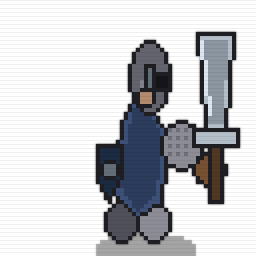
#> input picture godot-project/assets/sprites/new_player/upscaled_crt/E_4x.png, 256 x 256 px, given in place of dir_north.png, which was not available; the run also reads 3 pictures not shown here
$ python upscale_directions.py
#> lines starting #> are read from the running program, lines starting #| are printed output that depends on the picture; pictures that were not available may be replaced by others from this repository, and a replacement may not be noted
#!/usr/bin/env python3
"""
Upscale pixel art sprites using multiple methods.

Methods:
1. Nearest Neighbor (4x) - Pure pixel art, no smoothing
2. HQ4x-style (smart edge detection) - Smoother but keeps pixel feel
3. AI-based (if available) - Best quality but requires external tools
"""

from PIL import Image, ImageFilter, ImageDraw
import os
import subprocess
import sys

def upscale_nearest(image_path, scale=4):
    """Simple nearest neighbor upscale - preserves pixel edges."""
    img = Image.open(image_path)
    new_size = (img.size[0] * scale, img.size[1] * scale)
    upscaled = img.resize(new_size, Image.NEAREST)
    return upscaled

def upscale_hqx(image_path, scale=4):
    """
    HQX-style upscale with smart edge preservation.
    Uses PIL's simple smoothing then sharpens.
    """
    img = Image.open(image_path)
    new_size = (img.size[0] * scale, img.size[1] * scale)

    # Start with nearest neighbor
    upscaled = img.resize(new_size, Image.NEAREST)

    # Slight box blur to reduce pixel grid visibility
    smoothed = upscaled.filter(ImageFilter.SMOOTH_MORE)

    # Sharpen to bring back edges
    sharpened = smoothed.filter(ImageFilter.SHARPEN)

    # Blend 70% sharpened with 30% original nearest to keep pixel feel
    result = Image.blend(upscaled, sharpened, 0.3)

    return result

def upscale_crt_style(image_path, scale=4):
    """
    CRT-style upscale with scanlines and glow.
    Good for retro aesthetic games.
    """
    img = Image.open(image_path)
    new_size = (img.size[0] * scale, img.size[1] * scale)

    # Nearest neighbor base
    base = img.resize(new_size, Image.NEAREST)

    # Add slight glow/blur
    glow = base.filter(ImageFilter.GaussianBlur(radius=1))

    # Composite: base over glow
    result = Image.alpha_composite(glow, base)

    # Add scanlines (optional, subtle)
    overlay = Image.new('RGBA', new_size, (0, 0, 0, 0))
    draw = ImageDraw.Draw(overlay)

    for y in range(0, new_size[1], 4):
        draw.line([(0, y), (new_size[0], y)], fill=(0, 0, 0, 15))

    result = Image.alpha_composite(result, overlay)

    return result

def upscale_with_realesrgan(image_path, output_path):
    """
    Use Real-ESRGAN if available.
    This gives the best quality but requires the tool to be installed.
    """
    try:
        # Check if realesrgan is available
        result = subprocess.run(['realesrgan-ncnn-vulkan', '-h'],
                              capture_output=True, text=True, timeout=5)
        if result.returncode != 0:
            return None
    except (FileNotFoundError, subprocess.TimeoutExpired):
        return None

    # Run Real-ESRGAN with anime model (works well for pixel art)
    cmd = [
        'realesrgan-ncnn-vulkan',
        '-i', image_path,
        '-o', output_path,
        '-n', 'realesr-animevideov3',  # Good for stylized art
        '-s', '4'
    ]

    try:
        subprocess.run(cmd, check=True, capture_output=True, timeout=30)
        return Image.open(output_path)
    except (subprocess.CalledProcessError, subprocess.TimeoutExpired, FileNotFoundError):
        return None

def create_comparison_sheet(directions, method_name, method_func):
    """Create a comparison sheet showing all directions upscaled."""
#> called with method_name = 'Nearest'

    scale = 4
    base_size = 64
    margin = 20
    label_h = 25

    upscaled_size = base_size * scale
    cols = 4
    rows = 2

    sheet_w = (upscaled_size + margin) * cols + margin
    sheet_h = (upscaled_size + label_h + margin) * rows + margin

    sheet = Image.new('RGBA', (sheet_w, sheet_h), (35, 38, 45, 255))
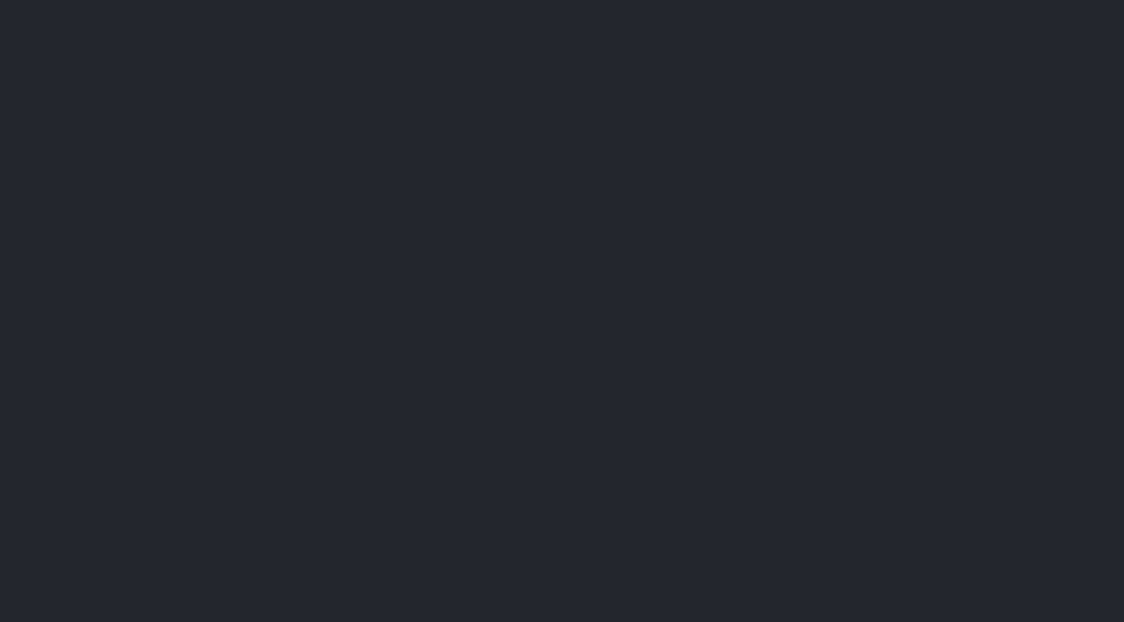
#> sheet: PIL image 1124x622 RGBA; mean R, G, B, A 35, 38, 45, 255

    try:
        from PIL import ImageFont
        font = ImageFont.truetype("/usr/share/fonts/truetype/dejavu/DejaVuSans.ttf", 14)
    except:
        font = ImageFont.load_default()

    positions = [
        ('N', 1, 0), ('NE', 2, 0), ('E', 3, 0), ('SE', 3, 1),
        ('S', 1, 1), ('SW', 0, 1), ('W', 0, 0), ('NW', 0, 0),
    ]

    # Correct position mapping for 8-direction display
    dir_positions = {
        'N': (1, 0),
        'NE': (2, 0),
        'E': (3, 0),
        'SE': (3, 1),
        'S': (1, 1),
        'SW': (0, 1),
        'W': (0, 0),
        'NW': (0, 0),  # NW and W share left column, but let's adjust
    }

    # Better 3x3 grid layout
    grid_positions = {
        'NW': (0, 0),
        'N': (1, 0),
        'NE': (2, 0),
        'W': (0, 1),
        'S': (1, 1),  # Center is S (front view, most important)
        'E': (2, 1),
        'SW': (0, 2),
        'SE': (2, 2),
    }

    sheet_w = (upscaled_size + margin) * 3 + margin
    sheet_h = (upscaled_size + label_h + margin) * 3 + margin
    sheet = Image.new('RGBA', (sheet_w, sheet_h), (35, 38, 45, 255))
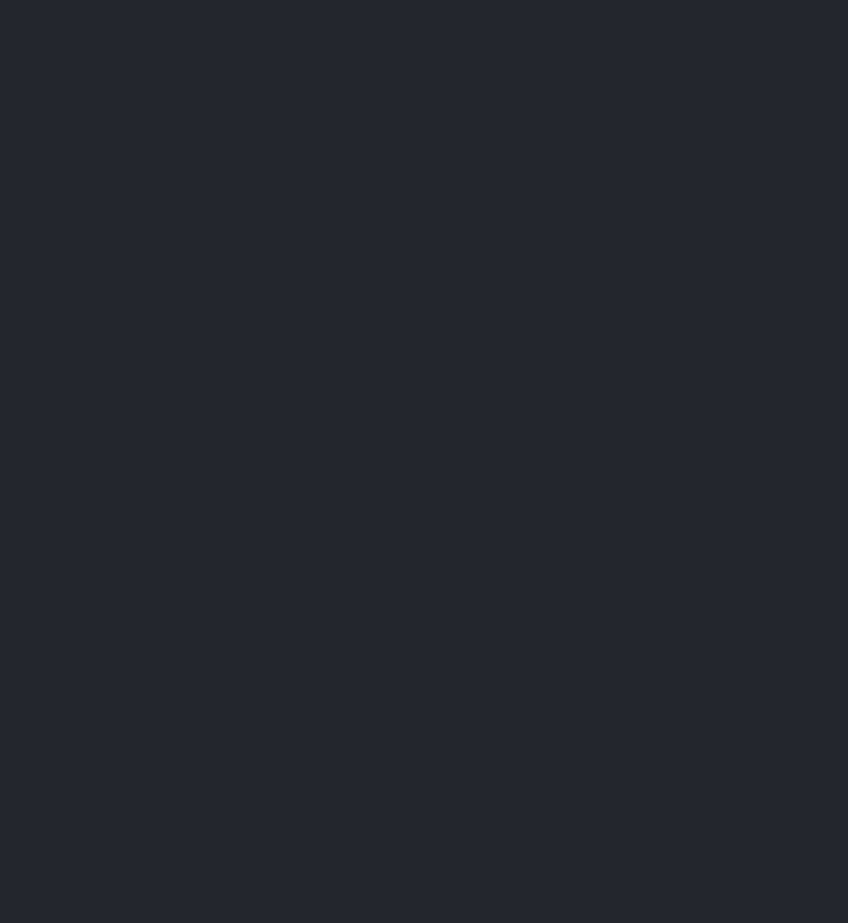
#> sheet: PIL image 848x923 RGBA; mean R, G, B, A 35, 38, 45, 255
    draw = ImageDraw.Draw(sheet)

    for dir_name, img_path in directions.items():
        if dir_name not in grid_positions:
            continue

        col, row = grid_positions[dir_name]

        # Upscale
        upscaled = method_func(img_path)

        # Position
        x = margin + col * (upscaled_size + margin)
        y = margin + row * (upscaled_size + label_h + margin)

        # Paste
        sheet.paste(upscaled, (x, y))

        # Label
        draw.text((x + upscaled_size//2 - 10, y + upscaled_size + 5),
                  dir_name, fill=(255, 255, 255, 255), font=font)
#> this loop made 7 passes
#> (dir_name, col, row, x, y) on passes 1 to 6: ('N', 1, 0, 296, 20), ('NE', 2, 0, 572, 20), ('E', 2, 1, 572, 321), ('SE', 2, 2, 572, 622), ('S', 1, 1, 296, 321), ('SW', 0, 2, 20, 622)
#> (dir_name, col, row) on pass 7: ('W', 0, 1)
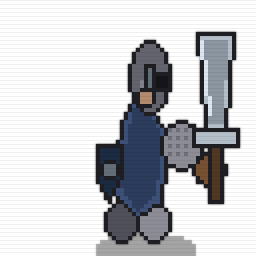
#> input picture godot-project/assets/sprites/new_player/upscaled_crt/E_4x.png, 256 x 256 px, given in place of dir_north.png, which was not available
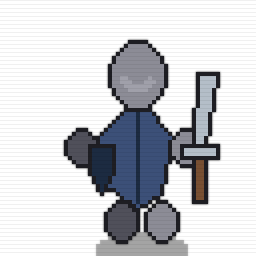
#> input picture godot-project/assets/sprites/new_player/upscaled_crt/NE_4x.png, 256 x 256 px, given in place of dir_northeast.png, which was not available
#> after the loop:
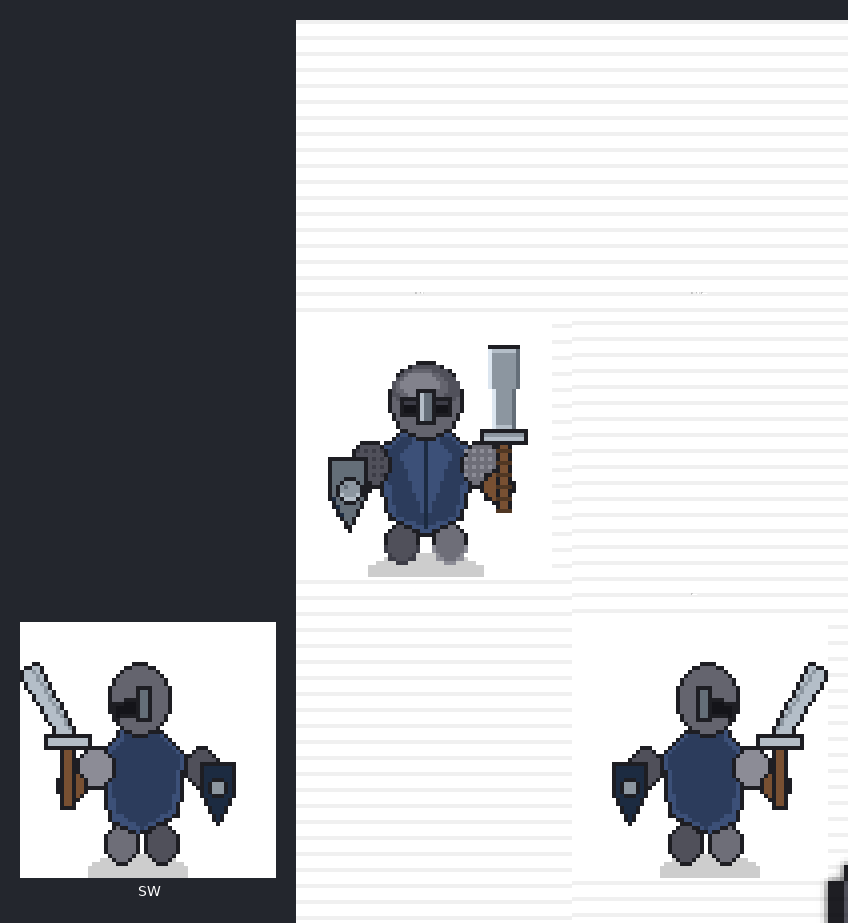
#> sheet: PIL image 848x923 RGBA; mean R, G, B, A 15.8, 17.1, 20.2, 94.8; transparent parts drawn white
#> after the loop:
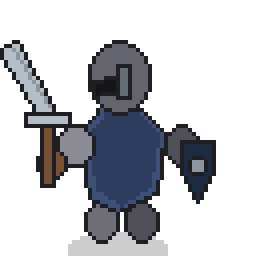
#> upscaled: PIL image 256x256 RGBA; mean R, G, B, A 21.1, 22.7, 27.3, 80.6; transparent parts drawn white

    return sheet

def main():
    """Upscale all directions with multiple methods."""

    output_dir = os.path.dirname(os.path.abspath(__file__))

    directions = {
        'N': 'dir_north.png',
        'NE': 'dir_northeast.png',
        'E': 'dir_east.png',
        'SE': 'dir_southeast.png',
        'S': 'dir_south.png',
        'SW': 'dir_southwest.png',
        'W': 'dir_west.png',
        'NW': 'dir_northwest.png',
    }

    print("=" * 60)
    print("Pixel Art Upscaler for Man-at-Arms")
    print("=" * 60)
    print()

    # Method 1: Nearest Neighbor (pure pixel art)
    print("Method 1: Nearest Neighbor (4x)")
    print("-" * 40)
    nn_dir = os.path.join(output_dir, 'upscaled_nearest')
    os.makedirs(nn_dir, exist_ok=True)

    for dir_name, filename in directions.items():
        input_path = os.path.join(output_dir, filename)
        if os.path.exists(input_path):
            upscaled = upscale_nearest(input_path)
            output_path = os.path.join(nn_dir, f'{dir_name}_4x.png')
            upscaled.save(output_path)
            print(f"  ✓ {dir_name}: {upscaled.size[0]}x{upscaled.size[1]} -> {output_path}")

    print()

    # Method 2: HQX-style
    print("Method 2: HQX-style (smoothed edges)")
    print("-" * 40)
    hqx_dir = os.path.join(output_dir, 'upscaled_hqx')
    os.makedirs(hqx_dir, exist_ok=True)

    for dir_name, filename in directions.items():
        input_path = os.path.join(output_dir, filename)
        if os.path.exists(input_path):
            upscaled = upscale_hqx(input_path)
            output_path = os.path.join(hqx_dir, f'{dir_name}_4x.png')
            upscaled.save(output_path)
            print(f"  ✓ {dir_name}: {upscaled.size[0]}x{upscaled.size[1]} -> {output_path}")

    print()

    # Method 3: CRT-style
    print("Method 3: CRT-style (retro glow)")
    print("-" * 40)
    crt_dir = os.path.join(output_dir, 'upscaled_crt')
    os.makedirs(crt_dir, exist_ok=True)

    for dir_name, filename in directions.items():
        input_path = os.path.join(output_dir, filename)
        if os.path.exists(input_path):
            upscaled = upscale_crt_style(input_path)
            output_path = os.path.join(crt_dir, f'{dir_name}_4x.png')
            upscaled.save(output_path)
            print(f"  ✓ {dir_name}: {upscaled.size[0]}x{upscaled.size[1]} -> {output_path}")

    print()

    # Create comparison sheets
    print("Creating comparison sheets...")
    print("-" * 40)

    dir_paths = {k: os.path.join(output_dir, v) for k, v in directions.items()}

    # Nearest neighbor comparison
    sheet_nn = create_comparison_sheet(dir_paths, "Nearest", upscale_nearest)
    sheet_nn.save(os.path.join(output_dir, 'comparison_nearest.png'))
    print("  ✓ comparison_nearest.png")

    # HQX comparison
    sheet_hqx = create_comparison_sheet(dir_paths, "HQX", upscale_hqx)
    sheet_hqx.save(os.path.join(output_dir, 'comparison_hqx.png'))
    print("  ✓ comparison_hqx.png")

    print()
    print("=" * 60)
    print("Upscale complete!")
    print()
    print("Output folders:")
    print(f"  - upscaled_nearest/   (Pure pixel art, sharp edges)")
    print(f"  - upscaled_hqx/       (Smoothed, blended pixels)")
    print(f"  - upscaled_crt/       (Retro scanline effect)")
    print()
    print("Comparison sheets:")
    print(f"  - comparison_nearest.png")
    print(f"  - comparison_hqx.png")
    print()
    print("Recommendation:")
    print("  - For true pixel art game: Use upscaled_nearest/")
    print("  - For modern smooth look: Use upscaled_hqx/")
    print("  - For retro CRT aesthetic: Use upscaled_crt/")
    print()
    print("Next: Import chosen style to Aseprite for animation frames!")

if __name__ == '__main__':
#> (the run stopped early here; a loop or call above may not have finished)
